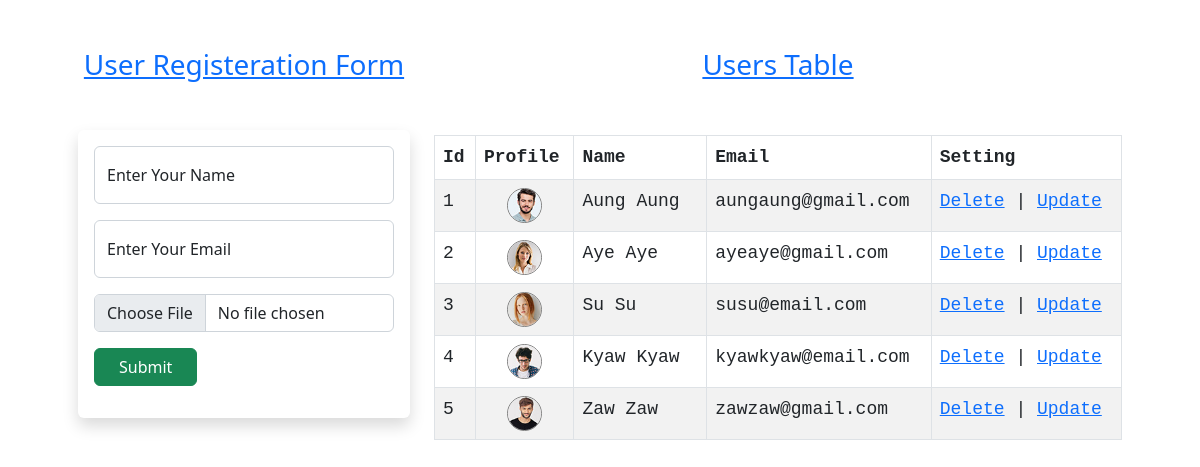
The page / on the database its author committed.
### tables this page shows
CREATE TABLE `users` (
  `id` int(11) NOT NULL,
  `name` varchar(100) NOT NULL,
  `email` varchar(100) NOT NULL,
  `photo` varchar(255) NOT NULL,
  `created_at` timestamp NOT NULL DEFAULT current_timestamp()
);

### index.php (the view, shortened to what this page needs)
<!DOCTYPE html>
<html lang="en">
<head>
    <link href="https://cdn.jsdelivr.net/npm/bootstrap@5.2.2/dist/css/bootstrap.min.css" rel="stylesheet">
</head>
<body>
    <div class="container p-5">
        <div class="row">
            <div class="col-12 col-lg-4">
                <h3 class="text-center text-primary text-decoration-underline mb-3">User Registeration Form</h3>
                <form class="shadow mt-5 p-3 rounded" action="./create.php" method="post" enctype="multipart/form-data">
                    <div class="mb-3 form-floating">
                        <input type="text" name="user_name" id="name" class="form-control" placeholder="Enter Your Name" required>
                        <label for="name" class="form-label">Enter Your Name</label>
                    </div>
                    <div class="mb-3 form-floating">
                        <input type="email" name="user_email" id="email" class="form-control" placeholder="Enter Your Email" required>
                        <label for="email" class="form-label">Enter Your Email</label>
                    </div>
                    <div class="mb-3">
                        <input type="file" name="photo" id="photo" class="form-control" required>
                    </div>
                    <button class="btn px-4 btn-success mb-3" name="btnSubmit">Submit</button>
                </form>
            </div>
            <div class="col-12 col-lg-8 mt-5 mt-lg-0">
                <h3 class="text-center text-primary text-decoration-underline  mb-3">Users Table</h3>
                <?php include_once "./read.php"; ?>
                <table class="table table-striped table-bordered mt-3 border rounded table-hover">
                    <thead>
                        <th>Id</th>
                        <th>Profile</th>
                        <th>Name</th>
                        <th>Email</th>
                        <th>Setting</th>
                    </thead>
                    <tbody>
                        <?php
                            while($data = mysqli_fetch_assoc($query)){
                        ?>
                            <tr>
                                <td><?= $data['id'] ?></td>
                                <td class="text-center"><img src="<?= $data['photo'] ?>" class="image" alt=""></td>
                                <td><?= $data['name'] ?></td>
                                <td><?= $data['email'] ?></td>
                                <td><a href="./delete.php?id=<?= $data['id'] ?>&photo=<?= $data['photo'] ?>">Delete</a> | <a href="./update.php?id=<?= $data['id'] ?>">Update</a></td>
                            </tr>
                        <?php
                            }
                        ?>
                    </tbody>
                </table>
            </div>
        </div>
    </div>
</body>
</html>

### read.php
<?php
require_once "./conn.php";
echo "<pre>";
$sql = "SELECT * FROM users";
$query = mysqli_query($conn, $sql);

### index.php (style rules this page uses)
table { font-size: 18px; }
.image { width: 35px; height: 35px; border-radius: 50%; border: 1px solid gray; }

### rows shown on the page
users: id "1", photo (picture), name "Aung Aung", email "aungaung@gmail.com"
users: id "2", photo (picture), name "Aye Aye", email "ayeaye@gmail.com"
users: id "3", photo (picture), name "Su Su", email "susu@email.com"
users: id "4", photo (picture), name "Kyaw Kyaw", email "kyawkyaw@email.com"
users: id "5", photo (picture), name "Zaw Zaw", email "zawzaw@gmail.com"
